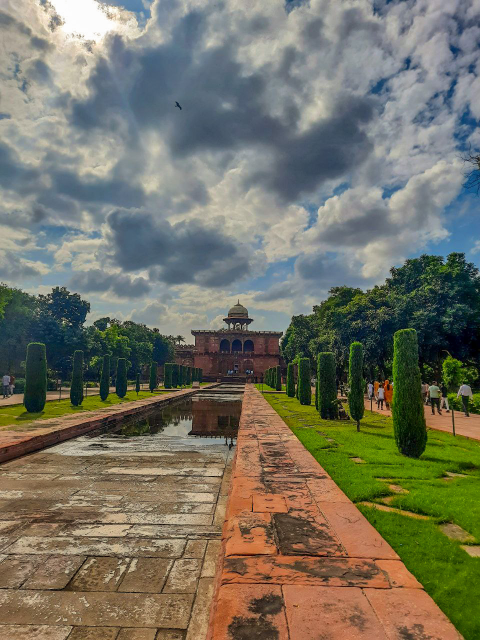
#> input picture Add Code Here/PYTHON/image processing using opencv/TriptiVerma_IndiaThroughMyLens.jpg, 960 x 1280 px (shown at 1/2 size)
$ python threshhold.py
#> lines starting #> are read from the running program, lines starting #| are printed output that depends on the picture
import cv2
# read an image in grayscale
img = cv2.imread('TriptiVerma_IndiaThroughMyLens.jpg', 1)
#> img is the input picture: shape (1280, 960, 3); mean B, G, R 98.9, 114.6, 116.1
img = cv2.resize(img, (320,225))
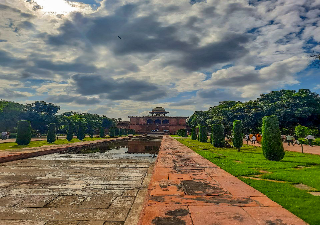
#> img: shape (225, 320, 3); mean B, G, R 98.8, 114.6, 116.1
 # apply various thresholds
val, th1 = cv2.threshold(img, 110, 255, cv2.THRESH_BINARY)
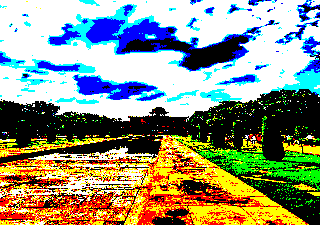
#> th1: shape (225, 320, 3); mean B, G, R 125.1, 147.3, 143.4
val, th2 = cv2.threshold(img, 110, 255, cv2.THRESH_BINARY_INV)
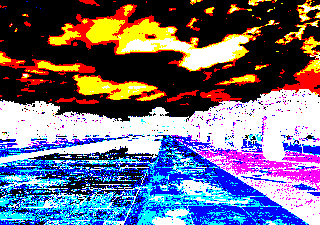
#> th2: shape (225, 320, 3); mean B, G, R 129.9, 107.7, 111.6
val, th3 = cv2.threshold(img, 110, 255, cv2.THRESH_TRUNC)
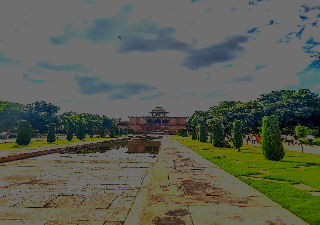
#> th3: shape (225, 320, 3); mean B, G, R 80.7, 94.3, 90.4
val, th4 = cv2.threshold(img, 110, 255, cv2.THRESH_TOZERO)
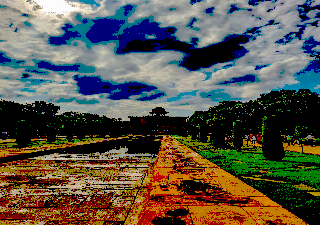
#> th4: shape (225, 320, 3); mean B, G, R 72.1, 83.8, 87.6
val, th5 = cv2.threshold(img, 110, 255, cv2.THRESH_TOZERO_INV)
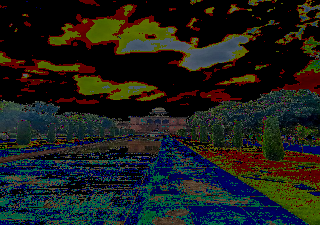
#> th5: shape (225, 320, 3); mean B, G, R 26.7, 30.7, 28.5
 # display the images
cv2.imshow('Original', img)
cv2.imshow('THRESH_BINARY', th1)
cv2.imshow('THRESH_BINARY_INV', th2)
cv2.imshow('THRESH_TRUNC', th3)
cv2.imshow('THRESH_TOZERO', th4)
cv2.imshow('THRESH_TOZERO_INV', th5)
cv2.waitKey(0)
cv2.destroyAllWindows()
